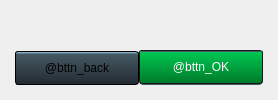
     <widget class="QWidget" name="nextPrevPage">
      <layout class="QHBoxLayout" name="horizontalLayout">
       <property name="spacing">
        <number>0</number>
       </property>
       <property name="leftMargin">
        <number>15</number>
       </property>
       <property name="topMargin">
        <number>15</number>
       </property>
       <property name="rightMargin">
        <number>15</number>
       </property>
       <property name="bottomMargin">
        <number>15</number>
       </property>
       <item alignment="Qt::AlignLeft|Qt::AlignBottom">
        <widget class="QPushButton" name="bttn_back">
         <property name="sizePolicy">
          <sizepolicy hsizetype="Fixed" vsizetype="Fixed">
           <horstretch>0</horstretch>
           <verstretch>0</verstretch>
          </sizepolicy>
         </property>
         <property name="minimumSize">
          <size>
           <width>124</width>
           <height>34</height>
          </size>
         </property>
         <property name="maximumSize">
          <size>
           <width>124</width>
           <height>34</height>
          </size>
         </property>
         <property name="cursor">
          <cursorShape>PointingHandCursor</cursorShape>
         </property>
         <property name="styleSheet">
          <string notr="true">QPushButton{
	background-color: qlineargradient(spread:pad, x1:0, y1:1, x2:0, y2:0, stop:0 rgba(34, 43, 49, 255), stop:0.93 rgba(69, 89, 99, 255), stop:0.95 rgba(131, 171, 190, 255), stop:1 rgba(131, 171, 190, 255));
border: 1px solid black;
border-radius: 3px;
}

QPushButton:hover {
background-color: qlineargradient(spread:pad, x1:0, y1:1, x2:0, y2:0, stop:0 rgba(205, 55, 33, 215), stop:0.33 rgba(69, 24, 22, 225), stop:0.94 rgba(69, 89, 99, 255), stop:0.95 rgba(121, 131, 150, 255), stop:1 rgba(131, 171, 190, 255));
}

QPushButton:pressed{
	background-color: qlineargradient(spread:pad, x1:0, y1:1, x2:0, y2:0, stop:0 rgba(21, 13, 14, 255), stop:0.93 rgba(3, 4, 2, 255), stop:0.95 rgba(33, 36, 41, 255), stop:1 rgba(41, 41, 44, 255));
}</string>
         </property>
         <property name="text">
          <string>@bttn_back</string>
         </property>
        </widget>
       </item>
       <item alignment="Qt::AlignRight|Qt::AlignBottom">
        <widget class="QWidget" name="container_bttn_OK" native="true">
         <property name="enabled">
          <bool>true</bool>
         </property>
         <property name="minimumSize">
          <size>
           <width>124</width>
           <height>35</height>
          </size>
         </property>
         <property name="maximumSize">
          <size>
           <width>124</width>
           <height>35</height>
          </size>
         </property>
         <property name="styleSheet">
          <string notr="true">.QWidget {
    background-color: #455a64;
    border-radius: 4px;
border-bottom: 1px solid #445a64;
}
QAbstractButton {
    border: 1px solid #191919;
border-radius: 3px;
font: 14px &quot;Open Sans Semibold&quot;;
color: #fafafa;
}</string>
         </property>
         <widget class="QPushButton" name="bttn_OK">
          <property name="enabled">
           <bool>true</bool>
          </property>
          <property name="geometry">
           <rect>
            <x>0</x>
            <y>0</y>
            <width>124</width>
            <height>34</height>
           </rect>
          </property>
          <property name="minimumSize">
           <size>
            <width>124</width>
            <height>34</height>
           </size>
          </property>
          <property name="maximumSize">
           <size>
            <width>124</width>
            <height>34</height>
           </size>
          </property>
          <property name="cursor">
           <cursorShape>PointingHandCursor</cursorShape>
          </property>
          <property name="styleSheet">
           <string notr="true">QPushButton{
background-color: qlineargradient(spread:pad, x1:0, y1:1, x2:0, y2:0, stop:0 rgba(0, 121, 41, 255), stop:0.95 rgb(0, 199, 82), stop:1 rgba(0, 250, 158, 255));
}
QPushButton:hover {
background-color: qlineargradient(spread:pad, x1:0, y1:1, x2:0, y2:0, stop:0 rgba(8, 140, 48, 255), stop:0.949153 rgba(10, 222, 92, 255), stop:1 rgba(0, 250, 158, 255));
}
QPushButton:pressed{
background-color: qlineargradient(spread:pad, x1:0, y1:1, x2:0, y2:0, stop:0 rgba(18, 57, 31, 255), stop:1 rgba(43, 106, 69, 255));
}

QPushButton:disabled {
background-color: qlineargradient(spread:pad, x1:0, y1:1, x2:0, y2:0, stop:0 rgba(0, 121, 41, 100), stop:0.95 rgba(0, 199, 82, 100), stop:1 rgba(0, 250, 158, 100));
color: rgba(250, 250, 250, 100);
}

EntityWidget {
	background-color: rgba(255, 255, 255, 250);
}
EntityWidget:disabled {
	background-color: rgba(255, 255, 255, 100);
}</string>
          </property>
          <property name="text">
           <string>@bttn_OK</string>
          </property>
          <widget class="EntityWidget" name="solid_5">
           <property name="enabled">
            <bool>true</bool>
           </property>
           <property name="geometry">
            <rect>
             <x>1</x>
             <y>1</y>
             <width>146</width>
             <height>1</height>
            </rect>
           </property>
           <property name="minimumSize">
            <size>
             <width>146</width>
             <height>1</height>
            </size>
           </property>
           <property name="maximumSize">
            <size>
             <width>146</width>
             <height>1</height>
            </size>
           </property>
           <property name="blending">
            <enum>E::Overlay</enum>
           </property>
           <property name="respondable">
            <bool>false</bool>
           </property>
          </widget>
         </widget>
        </widget>
       </item>
      </layout>
     </widget>
